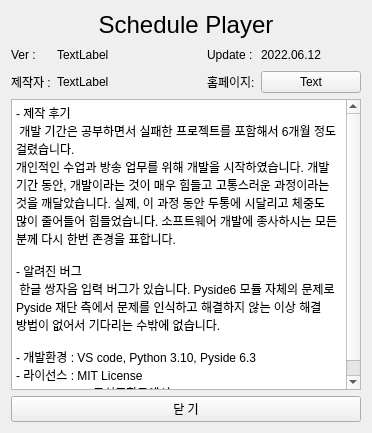
<?xml version="1.0" encoding="UTF-8"?>
<ui version="4.0">
 <class>About_From</class>
 <widget class="QWidget" name="About_From">
  <property name="geometry">
   <rect>
    <x>0</x>
    <y>0</y>
    <width>372</width>
    <height>433</height>
   </rect>
  </property>
  <property name="windowTitle">
   <string>About</string>
  </property>
  <layout class="QVBoxLayout" name="verticalLayout">
   <item>
    <layout class="QGridLayout" name="gridLayout">
     <item row="1" column="6">
      <spacer name="horizontalSpacer">
       <property name="orientation">
        <enum>Qt::Horizontal</enum>
       </property>
       <property name="sizeHint" stdset="0">
        <size>
         <width>40</width>
         <height>20</height>
        </size>
       </property>
      </spacer>
     </item>
     <item row="0" column="0" colspan="9">
      <widget class="QLabel" name="lbl_programName">
       <property name="font">
        <font>
         <pointsize>18</pointsize>
        </font>
       </property>
       <property name="text">
        <string>Schedule Player</string>
       </property>
       <property name="alignment">
        <set>Qt::AlignCenter</set>
       </property>
      </widget>
     </item>
     <item row="1" column="7">
      <widget class="QLabel" name="label_3">
       <property name="maximumSize">
        <size>
         <width>50</width>
         <height>16777215</height>
        </size>
       </property>
       <property name="text">
        <string>Update :</string>
       </property>
      </widget>
     </item>
     <item row="5" column="0" colspan="9">
      <widget class="QPushButton" name="btn_close">
       <property name="text">
        <string>닫 기</string>
       </property>
      </widget>
     </item>
     <item row="1" column="8">
      <widget class="QLabel" name="lbl_update">
       <property name="minimumSize">
        <size>
         <width>100</width>
         <height>0</height>
        </size>
       </property>
       <property name="text">
        <string>2022.06.12</string>
       </property>
      </widget>
     </item>
     <item row="2" column="0" colspan="2">
      <widget class="QLabel" name="label_6">
       <property name="maximumSize">
        <size>
         <width>50</width>
         <height>16777215</height>
        </size>
       </property>
       <property name="text">
        <string>제작자 :</string>
       </property>
      </widget>
     </item>
     <item row="4" column="0" colspan="9">
      <widget class="QTextBrowser" name="textBrowser">
       <property name="html">
        <string>&lt;!DOCTYPE HTML PUBLIC &quot;-//W3C//DTD HTML 4.0//EN&quot; &quot;http://www.w3.org/TR/REC-html40/strict.dtd&quot;&gt;
&lt;html&gt;&lt;head&gt;&lt;meta name=&quot;qrichtext&quot; content=&quot;1&quot; /&gt;&lt;meta charset=&quot;utf-8&quot; /&gt;&lt;style type=&quot;text/css&quot;&gt;
p, li { white-space: pre-wrap; }
hr { height: 1px; border-width: 0; }
&lt;/style&gt;&lt;/head&gt;&lt;body style=&quot; font-family:'맑은 고딕'; font-size:9pt; font-weight:400; font-style:normal;&quot;&gt;
&lt;p style=&quot; margin-top:0px; margin-bottom:0px; margin-left:0px; margin-right:0px; -qt-block-indent:0; text-indent:0px;&quot;&gt;- 제작 후기&lt;/p&gt;
&lt;p style=&quot; margin-top:0px; margin-bottom:0px; margin-left:0px; margin-right:0px; -qt-block-indent:0; text-indent:0px;&quot;&gt; 개발 기간은 공부하면서 실패한 프로젝트를 포함해서 6개월 정도 걸렸습니다.&lt;/p&gt;
&lt;p style=&quot; margin-top:0px; margin-bottom:0px; margin-left:0px; margin-right:0px; -qt-block-indent:0; text-indent:0px;&quot;&gt;개인적인 수업과 방송 업무를 위해 개발을 시작하였습니다. 개발 기간 동안, 개발이라는 것이 매우 힘들고 고통스러운 과정이라는 것을 깨달았습니다. 실제, 이 과정 동안 두통에 시달리고 체중도 많이 줄어들어 힘들었습니다. 소프트웨어 개발에 종사하시는 모든 분께 다시 한번 존경을 표합니다.&lt;/p&gt;
&lt;p style=&quot;-qt-paragraph-type:empty; margin-top:0px; margin-bottom:0px; margin-left:0px; margin-right:0px; -qt-block-indent:0; text-indent:0px;&quot;&gt;&lt;br /&gt;&lt;/p&gt;
&lt;p style=&quot; margin-top:0px; margin-bottom:0px; margin-left:0px; margin-right:0px; -qt-block-indent:0; text-indent:0px;&quot;&gt;- 알려진 버그&lt;/p&gt;
&lt;p style=&quot; margin-top:0px; margin-bottom:0px; margin-left:0px; margin-right:0px; -qt-block-indent:0; text-indent:0px;&quot;&gt; 한글 쌍자음 입력 버그가 있습니다. Pyside6 모듈 자체의 문제로 Pyside 재단 측에서 문제를 인식하고 해결하지 않는 이상 해결 방법이 없어서 기다리는 수밖에 없습니다.&lt;/p&gt;
&lt;p style=&quot;-qt-paragraph-type:empty; margin-top:0px; margin-bottom:0px; margin-left:0px; margin-right:0px; -qt-block-indent:0; text-indent:0px;&quot;&gt;&lt;br /&gt;&lt;/p&gt;
&lt;p style=&quot; margin-top:0px; margin-bottom:0px; margin-left:0px; margin-right:0px; -qt-block-indent:0; text-indent:0px;&quot;&gt;- 개발환경 : VS code, Python 3.10, Pyside 6.3&lt;/p&gt;
&lt;p style=&quot; margin-top:0px; margin-bottom:0px; margin-left:0px; margin-right:0px; -qt-block-indent:0; text-indent:0px;&quot;&gt;- 라이선스 : MIT License&lt;/p&gt;
&lt;p style=&quot; margin-top:0px; margin-bottom:0px; margin-left:0px; margin-right:0px; -qt-block-indent:0; text-indent:0px;&quot;&gt;- 2022. 06. 12 고실중학교에서&lt;/p&gt;&lt;/body&gt;&lt;/html&gt;</string>
       </property>
      </widget>
     </item>
     <item row="2" column="7">
      <widget class="QLabel" name="label_7">
       <property name="maximumSize">
        <size>
         <width>50</width>
         <height>16777215</height>
        </size>
       </property>
       <property name="text">
        <string>홈페이지:</string>
       </property>
      </widget>
     </item>
     <item row="2" column="2" colspan="5">
      <widget class="QLabel" name="lbl_maker">
       <property name="text">
        <string>TextLabel</string>
       </property>
      </widget>
     </item>
     <item row="1" column="0" colspan="2">
      <widget class="QLabel" name="label_2">
       <property name="maximumSize">
        <size>
         <width>50</width>
         <height>16777215</height>
        </size>
       </property>
       <property name="text">
        <string>Ver :</string>
       </property>
      </widget>
     </item>
     <item row="1" column="2" colspan="4">
      <widget class="QLabel" name="lbl_ver">
       <property name="text">
        <string>TextLabel</string>
       </property>
      </widget>
     </item>
     <item row="2" column="8">
      <widget class="QPushButton" name="btn_homePage">
       <property name="text">
        <string>Text</string>
       </property>
      </widget>
     </item>
    </layout>
   </item>
  </layout>
 </widget>
 <resources/>
 <connections/>
</ui>
